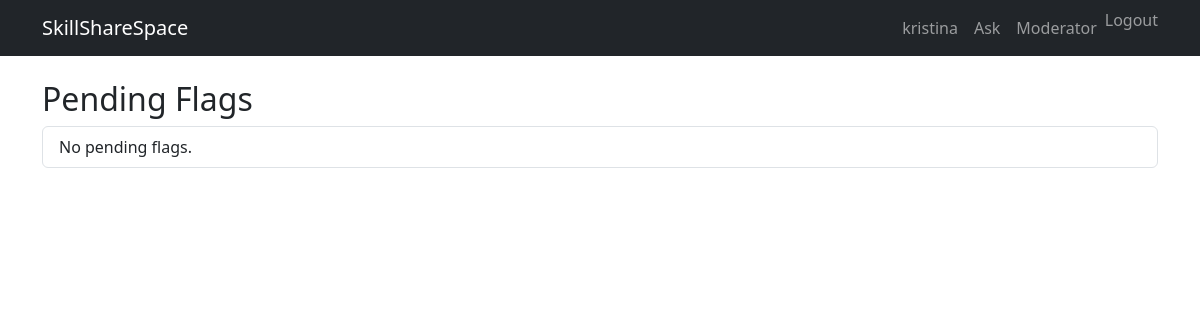
Before: /moderator/flags/ (signed in) with the older database file.
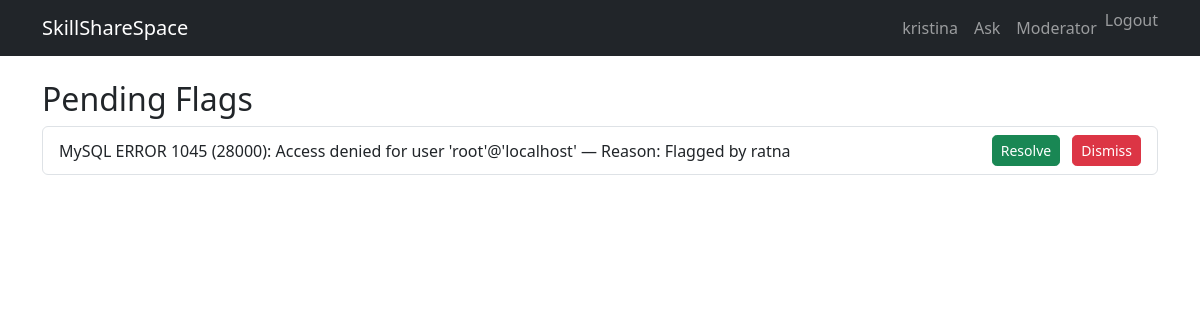
After: the same page with the newer database file.
### skillsharespace_app/models.py (models this page shows, shortened)
class Flag(models.Model):
    CONTENT_CHOICES = [
        ('question', 'Question'),
        ('answer', 'Answer'),
    ]
    content_type = models.ForeignKey(ContentType, on_delete=models.CASCADE)
    object_id = models.PositiveIntegerField()
    content_object = GenericForeignKey('content_type', 'object_id')
    reason = models.TextField()
    created_at = models.DateTimeField(default=timezone.now)
    resolved = models.BooleanField(default=False)

class Question(models.Model):
    title = models.CharField(max_length=255)
    body = models.TextField()
    created_at = models.DateTimeField(default=timezone.now)
    updated_at = models.DateTimeField(auto_now=True)
    author = models.ForeignKey(User, on_delete=models.CASCADE)
    approved = models.BooleanField(default=False)
    views = models.PositiveIntegerField(default=0)
    def __str__(self):
        return self.title

### skillsharespace_app/views.py (the view)
# urls.py: path('moderator/flags/', views.ModeratorFlagListView.as_view(), name='moderator-flag-list'),
class ModeratorFlagListView(LoginRequiredMixin, UserPassesTestMixin, ListView):
    model = Flag
    template_name = 'qa/moderator_flags.html'
    context_object_name = 'flags'
    def test_func(self):
        return self.request.user.is_staff
    def get_queryset(self):
        return Flag.objects.filter(resolved=False).order_by('-created_at')

### templates/qa/moderator_flags.html
{% extends 'qa/base.html' %}
{% block content %}
<h2>Pending Flags</h2>
<ul class="list-group">
  {% for flag in flags %}
    <li class="list-group-item d-flex justify-content-between align-items-center">
      <div>
        {{ flag.content_object }} — Reason: {{ flag.reason }}
      </div>
      <div>
        <a href="{% url 'resolve-flag' flag.id %}" class="btn btn-sm btn-success me-2">Resolve</a>
        <a href="{% url 'dismiss-flag' flag.id %}" class="btn btn-sm btn-danger">Dismiss</a>
      </div>
    </li>
  {% empty %}
    <li class="list-group-item">No pending flags.</li>
  {% endfor %}
</ul>
{% endblock %}

Changed rows visible on the page:
added Flag: content_object "MySQL ERROR 1045 (28000): Access denied for user 'root'@'localhost'", reason "Flagged by ratna"
Other visible differences:
text no longer shown: "No pending flags."
